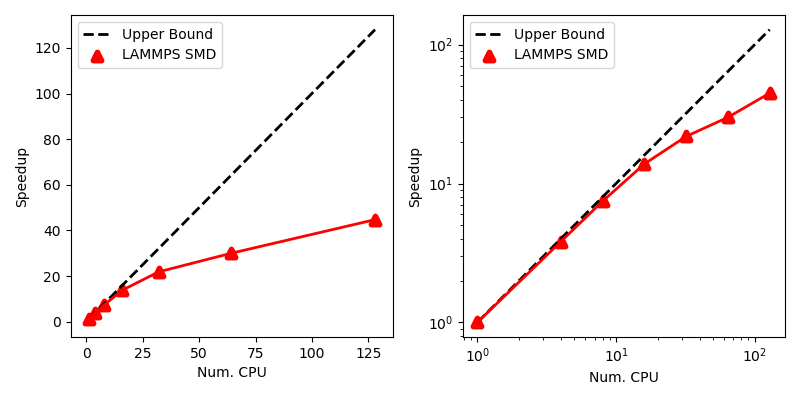

The Python source for this figure:
import numpy as np
import matplotlib.pyplot as plt


def main():
    wall_time = np.asarray([60*60+22, 15*60+49, 8*60+6, 4*60+22, 2*60+46, 2*60+1, 1*60+21])
    num_cpu = np.asarray([1, 4, 8, 16, 32, 64, 128])
    eff = wall_time[0]/wall_time
    print(eff)

    ## figure
    fig = plt.figure(constrained_layout=False, figsize=(8, 4))
    gs = fig.add_gridspec(1, 2)    

    ax = fig.add_subplot(gs[0])
    ax.plot(num_cpu, num_cpu , color='black', linewidth=2, linestyle='dashed', label='Upper Bound')
    ax.scatter(num_cpu, eff , color='red', linewidth=4, marker='^', label='LAMMPS SMD')
    ax.plot(num_cpu, eff , color='red', linewidth=2)

    ax.set_xlabel('Num. CPU')
    ax.set_ylabel('Speedup')
    ax.legend()

    ax = fig.add_subplot(gs[1])
    ax.plot(num_cpu, num_cpu , color='black', linewidth=2, linestyle='dashed', label='Upper Bound')
    ax.scatter(num_cpu, eff , color='red', linewidth=4, marker='^', label='LAMMPS SMD')
    ax.plot(num_cpu, eff , color='red', linewidth=2)

    ax.set_xlabel('Num. CPU')
    ax.set_ylabel('Speedup')
    ax.legend()
    ax.set_xscale('log')
    ax.set_yscale('log')
    plt.tight_layout()
    fig.savefig('./scaling.png')
    plt.close()    

if __name__ == "__main__":
    main()
